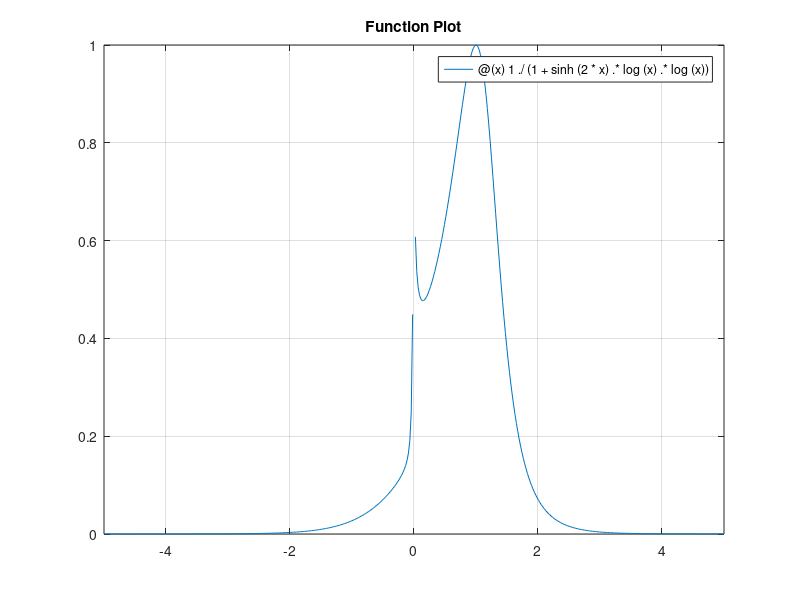

Write MATLAB code to recreate this figure. (Note: this script raises an error after producing the figure.)
%%
clear all;
close all;
format long;
dx = 0.001;
fun = @(x) 1./(1+sinh(2*x).*log(x).*log(x));
figure (1);
fplot(fun)
title('Function Plot')
grid on;
    
%%
% vary limit and check error
err_rect=[];
err_simp=[];
err_trap=[];

for i=0.5:0.5:10
    x = linspace(1e-6,i,100+(i-0.5)*200);
    x1=1e-6:dx:i;
    y=double(1./(1+sinh(2*x).*log(x).*log(x)));
    y1=double(1./(1+sinh(2*x).*log(x).*log(x)));
    q = integral(fun,1e-6,i);
    S1 = trapz(x,double(y));
    S2 = sum(y1*dx);
    S3 =  SIMP(x,y);
    err_rect(end+1)=abs(S2-q);
    err_simp(end+1)=abs(S3-q);
    err_trap(end+1)=abs(S1-q);
end
x_axis=0.5:0.5:10;
figure(2);
plot(x_axis,err_rect,'r-*')
title('Error Plot for Rectangular Method')
grid on;
figure(3);
plot(x_axis,err_simp,'g-*')
grid on;
title('Error Plot for Simpsons and Trapezium Method')
hold on;
plot(x_axis,err_trap,'b-*')
legend({'Trapezium Method','Simpsons Method'},'Location','northeastoutside')
%%
% plot final values
% function of x where ans is integral of 0 to x for expr
final_plot=[];
final_plot_rect=[];
final_plot_simp=[];
final_plot_trap=[];
for i=0.5:0.5:50
    x = linspace(1e-6,i,100+(i-0.5)*200);
    x1=1e-6:dx:i;
    y=double(1./(1+sinh(2*x).*log(x).*log(x)));
    y1=double(1./(1+sinh(2*x).*log(x).*log(x)));
    final_plot(end+1)= integral(fun,0,i);
    final_plot_trap(end+1) = trapz(x,double(y));
    final_plot_rect(end+1) = sum(y1*dx);
    final_plot_simp(end+1) =  SIMP(x,y); 
end
x_axis=0.5:0.5:50;
figure(4);
plot(x_axis,final_plot,'r-')
title('Net Integral plots')
grid on;
hold on;
plot(x_axis,final_plot_rect,'p-')
grid on;
hold on;
plot(x_axis,final_plot_simp,'g-')
grid on;
hold on;
plot(x_axis,final_plot_trap,'b-')
legend({'Actual Plot','Rectangular Method','Trapezium Method','Simpsons Method'},'Location','northeastoutside')




